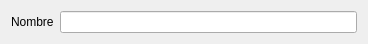
<?xml version="1.0" encoding="UTF-8"?>
<ui version="4.0">
 <class>CategoriaView</class>
 <widget class="QWidget" name="CategoriaView">
  <property name="geometry">
   <rect>
    <x>0</x>
    <y>0</y>
    <width>368</width>
    <height>38</height>
   </rect>
  </property>
  <property name="windowTitle">
   <string>Form</string>
  </property>
  <layout class="QFormLayout" name="formLayout">
   <item row="0" column="0">
    <widget class="QLabel" name="label_4">
     <property name="text">
      <string>Nombre</string>
     </property>
    </widget>
   </item>
   <item row="0" column="1">
    <widget class="QLineEdit" name="nombre">
     <property name="minimumSize">
      <size>
       <width>290</width>
       <height>0</height>
      </size>
     </property>
    </widget>
   </item>
  </layout>
 </widget>
 <resources/>
 <connections/>
</ui>
